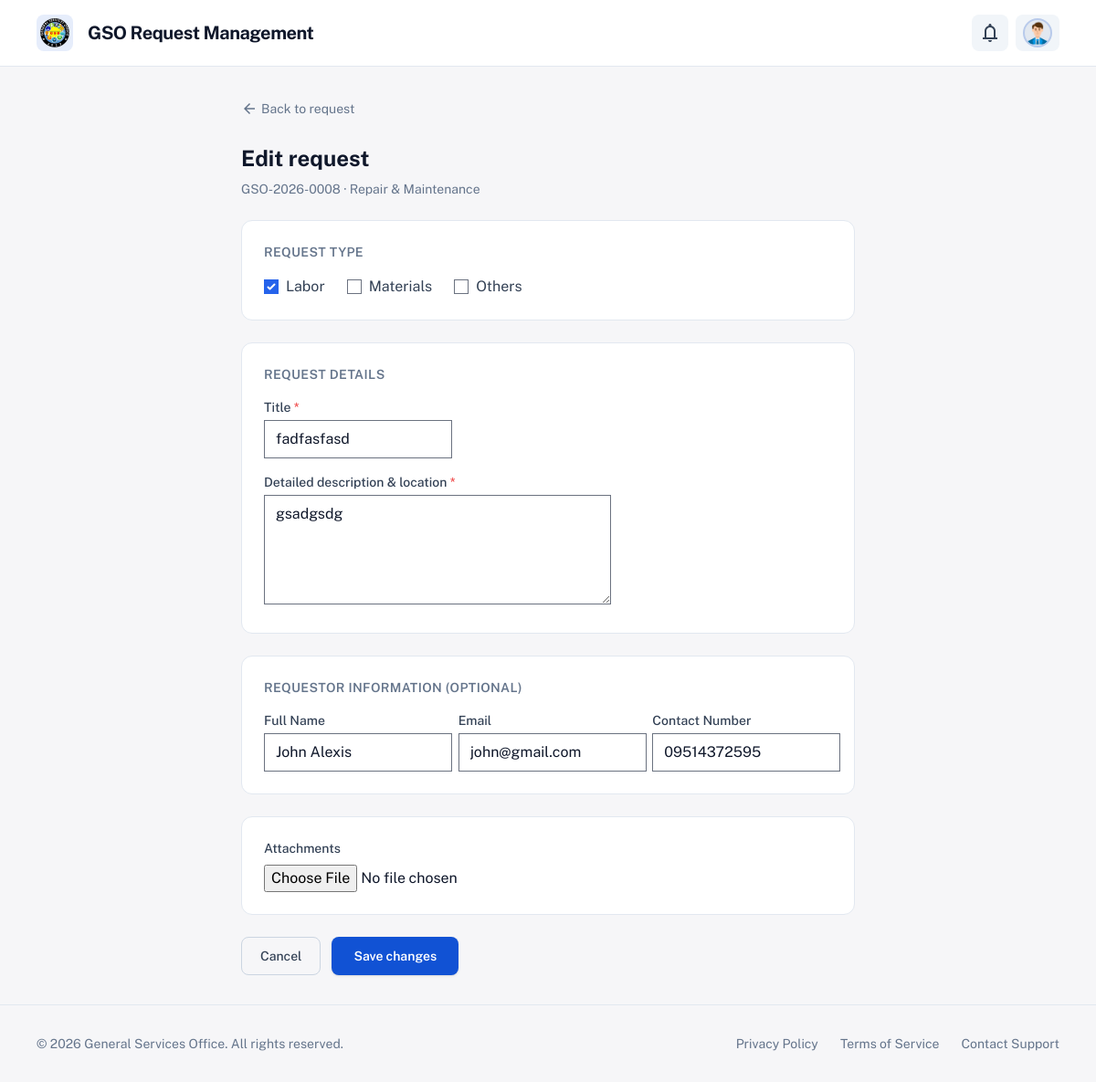
Screenshot of /accounts/requestor/request/8/edit/ (signed in) with the database file from the repository.
### apps/gso_accounts/models.py (models this page shows, shortened)
class User(AbstractUser):
    AVATAR_CHOICES = (
        ('man1', 'Man 1'),
        ('man2', 'Man 2'),
        ('man3', 'Man 3'),
        ('man4', 'Man 4'),
        ('man5', 'Man 5'),
        ('man6', 'Man 6'),
        ('man7', 'Man 7'),
        ('man8', 'Man 8'),
        ('man9', 'Man 9'),
        ('woman1', 'Woman 1'),
        ('woman2', 'Woman 2'),
        ('woman3', 'Woman 3'),
        ('woman4', 'Woman 4'),
        ('woman5', 'Woman 5'),
        ('woman6', 'Woman 6'),
        ('woman7', 'Woman 7'),
        ('woman8', 'Woman 8'),
    )
    class Role(models.TextChoices):
        REQUESTOR = 'REQUESTOR', 'Requestor'
        UNIT_HEAD = 'UNIT_HEAD', 'Unit Head'
        PERSONNEL = 'PERSONNEL', 'Personnel'
        GSO_OFFICE = 'GSO_OFFICE', 'GSO Office'
        DIRECTOR = 'DIRECTOR', 'Director'
    role = models.CharField(
        max_length=20,
        choices=Role.choices,
        default=Role.REQUESTOR,
    )
    unit = models.ForeignKey(
        'gso_units.Unit',
        on_delete=models.SET_NULL,
        null=True,
        blank=True,
        related_name='users',
        help_text='Unit for Unit Head / Personnel.',
    )
    avatar_code = models.CharField(
        max_length=20,
        choices=AVATAR_CHOICES,
        blank=True,
        default='man1',
        help_text='Static avatar image key (man1–man9, woman1–woman8).',
    )
    oic_for_director = models.ForeignKey(
        'self',
        on_delete=models.SET_NULL,
        null=True,
        blank=True,
        related_name='oic_users',
        help_text='Director who designated this user as Officer-in-Charge (OIC).',
    )
    class Meta:
        verbose_name = 'user'
        verbose_name_plural = 'users'
    @property
    def is_staff_role(self):
        return self.role in (
            self.Role.UNIT_HEAD,
            self.Role.PERSONNEL,
            self.Role.GSO_OFFICE,
            self.Role.DIRECTOR,
        )
    @property
    def avatar_static_path(self):
        code = self.avatar_code or 'man1'
        return f"img/avatars/{code}.png"

### apps/gso_requests/models.py (models this page shows, shortened)
class Request(models.Model):
    class Status(models.TextChoices):
        DRAFT = 'DRAFT', 'Draft'
        SUBMITTED = 'SUBMITTED', 'Submitted'
        ASSIGNED = 'ASSIGNED', 'Assigned'
        DIRECTOR_APPROVED = 'DIRECTOR_APPROVED', 'Approved'
        IN_PROGRESS = 'IN_PROGRESS', 'In Progress'
        ON_HOLD = 'ON_HOLD', 'On Hold'
        DONE_WORKING = 'DONE_WORKING', 'Done working'
        COMPLETED = 'COMPLETED', 'Completed'
        CANCELLED = 'CANCELLED', 'Cancelled'
    requestor = models.ForeignKey(
        settings.AUTH_USER_MODEL,
        on_delete=models.CASCADE,
        related_name='gso_requests',
    )
    unit = models.ForeignKey(
        'gso_units.Unit',
        on_delete=models.PROTECT,
        related_name='requests',
    )
    title = models.CharField(max_length=255)
    description = models.TextField(blank=True)
    labor = models.BooleanField(default=False)
    materials = models.BooleanField(default=False)
    others = models.BooleanField(default=False)
    custom_full_name = models.CharField(max_length=255, blank=True)
    custom_email = models.EmailField(blank=True)
    custom_contact_number = models.CharField(max_length=32, blank=True)
    attachment = models.FileField(
        upload_to='gso_requests/%Y/%m/',
        blank=True,
        null=True,
    )
    status = models.CharField(
        max_length=32,
        choices=Status.choices,
        default=Status.DRAFT,
    )
    is_emergency = models.BooleanField(
        default=False,
        help_text='Unit Head marks as emergency (e.g. school president request). Shown at top for Director/GSO.',
    )
    requestor_cancel_reason = models.TextField(
        blank=True,
        help_text='Reason given by requestor when they cancelled (before work started).',
    )
    requestor_cancelled_at = models.DateTimeField(null=True, blank=True)
    created_at = models.DateTimeField(auto_now_add=True)
    updated_at = models.DateTimeField(auto_now=True)
    class Meta:
        ordering = ['-created_at']
        verbose_name = 'request'
        verbose_name_plural = 'requests'
    @property
    def display_id(self):
        if self.pk:
            return f"GSO-{self.created_at.year}-{self.pk:04d}"
        return "—"
    @property
    def unit_name(self):
        return self.unit.name if self.unit_id else "—"

### apps/gso_units/models.py (models this page shows, shortened)
class Unit(models.Model):
    name = models.CharField(max_length=120)
    code = models.SlugField(max_length=50, unique=True, help_text="Short code, e.g. repair, utility")
    is_active = models.BooleanField(default=True)
    created_at = models.DateTimeField(auto_now_add=True)
    updated_at = models.DateTimeField(auto_now=True)
    class Meta:
        ordering = ['name']

### apps/gso_requests/views.py (the view, shortened to what this page needs)
# urls.py: path('<int:pk>/edit/', views.RequestEditView.as_view(), name='requestor_request_edit'),
class RequestEditView(LoginRequiredMixin, UpdateView):
    model = Request
    form_class = RequestForm
    template_name = 'requestor/request_edit.html'
    context_object_name = 'req'
    def dispatch(self, request, *args, **kwargs):
        if not request.user.is_authenticated:
            return redirect('gso_accounts:login')
        if getattr(request.user, 'is_staff_role', False):
            return redirect('gso_accounts:staff_dashboard')
        return super().dispatch(request, *args, **kwargs)
    def get_queryset(self):
        return Request.objects.filter(requestor=self.request.user).select_related('unit')
    def get(self, request, *args, **kwargs):
        self.object = self.get_object()
        if self.object.status not in (Request.Status.DRAFT, Request.Status.SUBMITTED):
            messages.warning(request, 'You can only edit a request before personnel are assigned or the request is approved.')
            return redirect('gso_requests:requestor_request_detail', pk=self.object.pk)
        return super().get(request, *args, **kwargs)

### templates/requestor/request_edit.html (shortened to what this page needs)
{% extends "layouts/base_requestor.html" %}
{% block requestor_content %}
<div class="max-w-2xl mx-auto">
    <div class="mb-6 flex items-center gap-4">
        <a href="{% url 'gso_requests:requestor_request_detail' req.pk %}" class="text-slate-500 dark:text-slate-400 hover:text-primary flex items-center gap-1 text-sm">
            <span class="material-symbols-outlined text-lg">arrow_back</span> Back to request
        </a>
    </div>
    <h1 class="text-2xl font-bold text-slate-900 dark:text-slate-100 mb-2">Edit request</h1>
    <p class="text-sm text-slate-500 dark:text-slate-400 mb-6">{{ req.display_id }} · {{ req.unit_name }}</p>
    <form method="post" action="" enctype="multipart/form-data" class="space-y-6">
        <div class="rounded-xl border border-slate-200 dark:border-slate-800 bg-white dark:bg-slate-900 p-6 space-y-4">
            <h2 class="text-sm font-semibold text-slate-500 dark:text-slate-400 uppercase tracking-wide">Request type</h2>
            <div class="flex flex-wrap gap-6">
                <label class="flex items-center gap-2 cursor-pointer">
                    {{ form.labor }}
                    <span class="text-slate-700 dark:text-slate-300">Labor</span>
                </label>
                <label class="flex items-center gap-2 cursor-pointer">
                    {{ form.materials }}
                    <span class="text-slate-700 dark:text-slate-300">Materials</span>
                </label>
                <label class="flex items-center gap-2 cursor-pointer">
                    {{ form.others }}
                    <span class="text-slate-700 dark:text-slate-300">Others</span>
                </label>
            </div>
        </div>
        <div class="rounded-xl border border-slate-200 dark:border-slate-800 bg-white dark:bg-slate-900 p-6 space-y-4">
            <h2 class="text-sm font-semibold text-slate-500 dark:text-slate-400 uppercase tracking-wide">Request details</h2>
            <div>
                <label for="id_title" class="block text-sm font-medium text-slate-700 dark:text-slate-300 mb-1">Title <span class="text-red-500">*</span></label>
                {{ form.title }}
            </div>
            <div>
                <label for="id_description" class="block text-sm font-medium text-slate-700 dark:text-slate-300 mb-1">Detailed description &amp; location <span class="text-red-500">*</span></label>
                {{ form.description }}
            </div>
        </div>
        <div class="rounded-xl border border-slate-200 dark:border-slate-800 bg-white dark:bg-slate-900 p-6 space-y-4">
            <h2 class="text-sm font-semibold text-slate-500 dark:text-slate-400 uppercase tracking-wide">Requestor information (optional)</h2>
            <div class="grid grid-cols-1 sm:grid-cols-3 gap-4">
                <div>
                    <label for="id_custom_full_name" class="block text-sm font-medium text-slate-700 dark:text-slate-300 mb-1">{{ form.custom_full_name.label }}</label>
                    {{ form.custom_full_name }}
                </div>
                <div>
                    <label for="id_custom_email" class="block text-sm font-medium text-slate-700 dark:text-slate-300 mb-1">{{ form.custom_email.label }}</label>
                    {{ form.custom_email }}
                </div>
                <div>
                    <label for="id_custom_contact_number" class="block text-sm font-medium text-slate-700 dark:text-slate-300 mb-1">{{ form.custom_contact_number.label }}</label>
                    {{ form.custom_contact_number }}
                </div>
            </div>
        </div>
        <div class="rounded-xl border border-slate-200 dark:border-slate-800 bg-white dark:bg-slate-900 p-6">
            <label for="id_attachment" class="block text-sm font-medium text-slate-700 dark:text-slate-300 mb-2">{{ form.attachment.label }}</label>
            {{ form.attachment }}
        </div>
        <div class="flex flex-wrap gap-3">
            <a href="{% url 'gso_requests:requestor_request_detail' req.pk %}" class="px-5 py-2.5 border border-slate-300 dark:border-slate-600 rounded-lg text-slate-700 dark:text-slate-300 text-sm font-medium hover:bg-slate-50 dark:hover:bg-slate-800 transition-colors">Cancel</a>
            <button type="submit" class="px-6 py-2.5 bg-primary hover:bg-primary/90 text-white text-sm font-semibold rounded-lg shadow transition-colors">Save changes</button>
        </div>
    </form>
</div>
{% endblock %}

### templates/layouts/base_requestor.html (shortened to what this page needs)
<!DOCTYPE html>
<html lang="en">
{% load static %}
<head>
    <script src="https://cdn.tailwindcss.com?plugins=forms,container-queries"></script>
    <script id="tailwind-config">
        tailwind.config = {
            darkMode: "class",
            theme: {
                extend: {
                    colors: {
                        "primary": "#1152d4",
                        "background-light": "#f6f6f8",
                        "background-dark": "#101622",
                    },
                    fontFamily: {
                        "display": ["Public Sans", "sans-serif"]
                    },
                    borderRadius: {
                        "DEFAULT": "0.25rem",
                        "lg": "0.5rem",
                        "xl": "0.75rem",
                        "full": "9999px"
                    },
                },
            },
        }
    </script>
</head>
<body class="bg-background-light dark:bg-background-dark text-slate-900 dark:text-slate-100 font-display transition-colors duration-200">
<div class="relative flex min-h-screen w-full flex-col overflow-x-hidden">
<div class="layout-container flex h-full grow flex-col">
<header class="flex items-center justify-between border-b border-slate-200 dark:border-slate-800 bg-white dark:bg-background-dark px-6 md:px-10 py-4 sticky top-0 z-50">
    <div class="flex items-center gap-4 text-primary">
        <div class="size-10 bg-primary/10 rounded-lg flex items-center justify-center overflow-hidden">
            <img src="{% static 'img/logo/gso_logo.png' %}" alt="GSO logo" class="w-8 h-8 object-contain">
        </div>
        <a href="{% url 'gso_accounts:requestor_dashboard' %}" class="text-slate-900 dark:text-slate-100 text-xl font-bold leading-tight tracking-tight hover:opacity-90">GSO Request Management</a>
    </div>
    <div class="flex flex-1 justify-end gap-4 items-center">
        <div class="flex gap-2 items-center">
            <div class="relative" id="notif-dropdown-wrap">
                <button type="button" id="notif-dropdown-btn" class="relative flex items-center justify-center rounded-lg h-10 w-10 bg-slate-100 dark:bg-slate-800 text-slate-700 dark:text-slate-300 hover:bg-primary/10 hover:text-primary transition-colors" aria-label="Notifications" aria-expanded="false" aria-haspopup="true">
                    <span class="material-symbols-outlined">notifications</span>
                </button>
            </div>
            <div class="relative" id="profile-dropdown-wrap">
                <button type="button" id="profile-dropdown-btn" class="flex items-center gap-2 rounded-lg h-10 pl-2 pr-2 bg-slate-100 dark:bg-slate-800 text-slate-700 dark:text-slate-300 hover:bg-primary/10 hover:text-primary transition-colors focus:outline-none focus:ring-2 focus:ring-primary/30" aria-expanded="false" aria-haspopup="true" aria-label="Profile menu">
                    <div class="bg-slate-200 dark:bg-slate-700 rounded-full size-8 overflow-hidden border-2 border-primary/20 flex items-center justify-center">
                        <img src="{% static request.user.avatar_static_path %}" alt="Profile avatar" class="w-full h-full object-cover"/>
                    </div>
                </button>
            </div>
        </div>
    </div>
</header>
<main class="flex-1 flex justify-center py-8">
    <div class="layout-content-container flex flex-col max-w-7xl w-full px-6 md:px-10">
    {% block requestor_content %}{% endblock %}
    </div>
</main>
<footer class="mt-auto py-8 border-t border-slate-200 dark:border-slate-800 px-6 md:px-10">
    <div class="max-w-7xl mx-auto flex flex-col md:flex-row justify-between items-center gap-4">
        <p class="text-slate-500 dark:text-slate-400 text-sm">© {% now "Y" %} General Services Office. All rights reserved.</p>
        <div class="flex gap-6 text-sm text-slate-500 dark:text-slate-400">
            <a class="hover:text-primary transition-colors" href="#">Privacy Policy</a>
            <a class="hover:text-primary transition-colors" href="#">Terms of Service</a>
            <a class="hover:text-primary transition-colors" href="#">Contact Support</a>
        </div>
    </div>
</footer>
</div>
</div>
</body>
</html>

### rows the page displays
User: avatar_code (picture)
Request: display_id "GSO-2026-0008", unit_name "Repair & Maintenance", labor "☑", title "fadfasfasd", description "gsadgsdg", custom_full_name "John Alexis", custom_email "john@gmail.com", custom_contact_number "09514372595"
